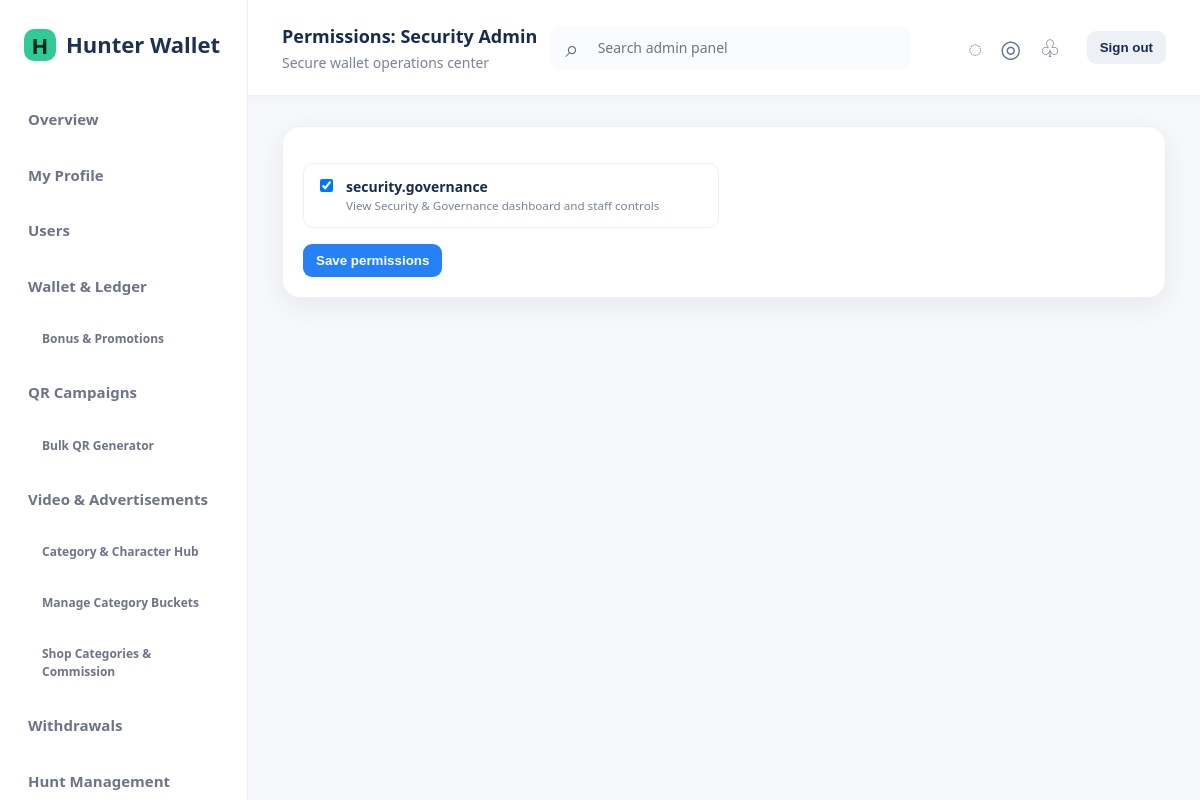
Screenshot of /admin/admins/permissions.php?role_id=4 (signed in) with the database file from the repository.
### tables this page shows
CREATE TABLE admin_permissions (id INT UNSIGNED AUTO_INCREMENT PRIMARY KEY, code VARCHAR(100) NOT NULL UNIQUE, description VARCHAR(255) NULL);

CREATE TABLE admin_roles (id INT UNSIGNED AUTO_INCREMENT PRIMARY KEY, name VARCHAR(80) NOT NULL UNIQUE, created_at DATETIME NOT NULL DEFAULT CURRENT_TIMESTAMP);

### config/database.php (called while the page is built, shortened)
<?php
function db(): PDO
{
    static $pdo;
    if ($pdo instanceof PDO) return $pdo;
    $dsn = sprintf('mysql:host=%s;port=%s;dbname=%s;charset=utf8mb4', env('DB_HOST', '127.0.0.1'), env('DB_PORT', '3306'), env('DB_NAME', 'hunter_wallet'));
    $pdo = new PDO($dsn, (string) env('DB_USER', 'root'), (string) env('DB_PASS', ''), [
        PDO::ATTR_ERRMODE => PDO::ERRMODE_EXCEPTION,
        PDO::ATTR_DEFAULT_FETCH_MODE => PDO::FETCH_ASSOC,
        PDO::ATTR_EMULATE_PREPARES => false,
    ]);
    return $pdo;
}

### includes/functions.php (called while the page is built, shortened)
<?php
function e(mixed $value): string { return htmlspecialchars((string) $value, ENT_QUOTES | ENT_SUBSTITUTE, 'UTF-8'); }

### includes/auth.php (called while the page is built, shortened)
<?php
function admin(): ?array
{
    static $cached = false;
    if ($cached !== false) return $cached;
    $stmt = db()->prepare('SELECT a.*, r.name role_name FROM admins a JOIN admin_roles r ON r.id=a.role_id WHERE a.id=? AND a.status="ACTIVE"');
    $stmt->execute([(int) $_SESSION['admin_id']]);
    return $cached = ($stmt->fetch() ?: null);
}
function require_admin(): void { if (!admin()) { flash('error', 'Please sign in.'); redirect('/admin/login.php'); } }

### includes/permissions.php (called while the page is built, shortened)
<?php
function permissions(): array
{
    static $items;
    if ($items !== null) return $items;
    $current = admin(); if (!$current) return $items = [];
    if ($current['role_name'] === 'Super Admin') return $items = ['*'];
    $stmt = db()->prepare('SELECT p.code FROM admin_permissions p JOIN admin_role_permissions rp ON rp.permission_id=p.id WHERE rp.role_id=?');
    $stmt->execute([$current['role_id']]); return $items = array_column($stmt->fetchAll(), 'code');
}
function can(string $permission): bool { $all = permissions(); return in_array('*', $all, true) || in_array($permission, $all, true); }
function require_permission(string $permission): void { require_admin(); if (!can($permission)) { http_response_code(403); exit('Forbidden'); } }

### admin/admins/permissions.php (the view)
<?php declare(strict_types=1);require dirname(__DIR__,2).'/includes/bootstrap.php';require_permission('admins.edit');$roleId=filter_var(input('role_id'),FILTER_VALIDATE_INT);if(!$roleId){http_response_code(404);exit('Not found');}$stmt=db()->prepare('SELECT * FROM admin_roles WHERE id=?');$stmt->execute([$roleId]);$role=$stmt->fetch();if(!$role){http_response_code(404);exit('Not found');}$permissions=db()->query('SELECT * FROM admin_permissions ORDER BY code')->fetchAll();if(is_post()){verify_csrf();if($role['name']==='Super Admin'){flash('error','Super Admin always has complete access.');}else{$chosen=array_map('intval',(array)($_POST['permissions']??[]));$valid=array_map('intval',array_column($permissions,'id'));$chosen=array_values(array_intersect($chosen,$valid));$pdo=db();$pdo->beginTransaction();try{$old=$pdo->prepare('SELECT permission_id FROM admin_role_permissions WHERE role_id=?');$old->execute([$roleId]);$before=array_map('intval',array_column($old->fetchAll(),'permission_id'));$pdo->prepare('DELETE FROM admin_role_permissions WHERE role_id=?')->execute([$roleId]);$insert=$pdo->prepare('INSERT INTO admin_role_permissions(role_id,permission_id) VALUES(?,?)');foreach($chosen as $permissionId)$insert->execute([$roleId,$permissionId]);audit_log((int)admin()['id'],'ROLE_PERMISSIONS_UPDATED','admins',(string)$roleId,$before,$chosen);$pdo->commit();flash('success','Role permissions updated.');}catch(Throwable $e){if($pdo->inTransaction())$pdo->rollBack();flash('error','Could not update permissions.');}}redirect('/admin/admins/permissions.php?role_id='.$roleId);}$currentStmt=db()->prepare('SELECT permission_id FROM admin_role_permissions WHERE role_id=?');$currentStmt->execute([$roleId]);$current=array_map('intval',array_column($currentStmt->fetchAll(),'permission_id'));$pageTitle='Permissions: '.$role['name'];require APP_ROOT.'/includes/header.php';?>
<section class="panel"><form method="post"><?=csrf_field()?><div class="permission-grid"><?php foreach($permissions as $p):?><label class="check-card"><input type="checkbox" name="permissions[]" value="<?=e($p['id'])?>" <?=in_array((int)$p['id'],$current,true)?'checked':''?> <?=$role['name']==='Super Admin'?'disabled':''?>><span><strong><?=e($p['code'])?></strong><small><?=e($p['description'])?></small></span></label><?php endforeach?></div><?php if($role['name']!=='Super Admin'):?><button class="btn">Save permissions</button><?php endif?></form></section><?php require APP_ROOT.'/includes/footer.php';

### assets/css/style.css (style rules this page uses)
:root { --navy:#12263f;--ink:#182534;--muted:#6c7b8a;--line:#e5eaf0;--bg:#f5f7fa;--green:#0d9f6e;--red:#d13c4d;--amber:#d78909;--blue:#2764d9;--white:#fff;--radius:14px;--shadow:0 8px 24px rgba(18,38,63,.07) }
* { box-sizing:border-box }
body { margin:0;background:var(--bg);color:var(--ink);font:14px/1.5 system-ui,-apple-system,BlinkMacSystemFont,"Segoe UI",sans-serif }
.card,.panel { background:white;border:1px solid var(--line);border-radius:var(--radius);box-shadow:var(--shadow) }
.panel { padding:20px;margin-bottom:20px }
.btn { appearance:none;border:0;border-radius:9px;background:var(--blue);color:white;padding:9px 13px;font-weight:700;cursor:pointer;display:inline-block }
input,select,textarea { font:inherit;border:1px solid #ccd5df;border-radius:9px;padding:10px 11px;background:white;min-height:40px }
.permission-grid { display:grid;grid-template-columns:repeat(2,minmax(0,1fr));gap:10px;margin:16px 0 }
.check-card { display:flex;gap:10px;align-items:flex-start;border:1px solid var(--line);border-radius:10px;padding:12px }
.check-card input { min-height:auto }
.check-card small { display:block;color:var(--muted) }
:root { --navy:#fff;--ink:#172b4d;--muted:#788397;--line:#edf0f5;--bg:#f7f8fb;--blue:#2781f6;--radius:18px;--shadow:0 8px 26px rgba(31,48,75,.08) }
.panel,.card { border-radius:18px;box-shadow:0 8px 26px rgba(31,48,75,.08) }

### rows the page displays
admin_permissions: id.name "☑", code "security.governance", description "View Security & Governance dashboard and staff controls"

### other values shown
$brandName "Hunter Wallet"
$pageTitle "Permissions: Security Admin"
$pageSubtitle "Secure wallet operations center"
